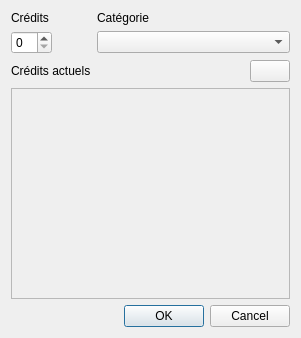
<?xml version="1.0" encoding="UTF-8"?>
<ui version="4.0">
 <class>ChangeCreditsDialog</class>
 <widget class="QDialog" name="ChangeCreditsDialog">
  <property name="geometry">
   <rect>
    <x>0</x>
    <y>0</y>
    <width>301</width>
    <height>338</height>
   </rect>
  </property>
  <property name="windowTitle">
   <string>Dialog</string>
  </property>
  <layout class="QFormLayout" name="formLayout">
   <item row="0" column="0">
    <widget class="QLabel" name="label">
     <property name="text">
      <string>Crédits</string>
     </property>
    </widget>
   </item>
   <item row="0" column="1">
    <widget class="QLabel" name="label_2">
     <property name="text">
      <string>Catégorie</string>
     </property>
    </widget>
   </item>
   <item row="2" column="0">
    <widget class="QSpinBox" name="credits"/>
   </item>
   <item row="2" column="1">
    <widget class="QComboBox" name="categories"/>
   </item>
   <item row="6" column="0">
    <widget class="QLabel" name="label_3">
     <property name="text">
      <string>Crédits actuels</string>
     </property>
    </widget>
   </item>
   <item row="8" column="0" colspan="2">
    <widget class="QTableWidget" name="tableWidget">
     <property name="enabled">
      <bool>false</bool>
     </property>
    </widget>
   </item>
   <item row="10" column="1">
    <widget class="QDialogButtonBox" name="buttonBox">
     <property name="orientation">
      <enum>Qt::Horizontal</enum>
     </property>
     <property name="standardButtons">
      <set>QDialogButtonBox::Cancel|QDialogButtonBox::Ok</set>
     </property>
    </widget>
   </item>
   <item row="6" column="1">
    <layout class="QHBoxLayout" name="horizontalLayout">
     <item>
      <spacer name="horizontalSpacer">
       <property name="orientation">
        <enum>Qt::Horizontal</enum>
       </property>
       <property name="sizeHint" stdset="0">
        <size>
         <width>40</width>
         <height>20</height>
        </size>
       </property>
      </spacer>
     </item>
     <item>
      <widget class="QPushButton" name="addButton">
       <property name="text">
        <string/>
       </property>
       <property name="icon">
        <iconset resource="../icons.qrc">
         <normaloff>:/new/icons/add.png</normaloff>:/new/icons/add.png</iconset>
       </property>
      </widget>
     </item>
    </layout>
   </item>
  </layout>
 </widget>
 <resources>
  <include location="../icons.qrc"/>
 </resources>
 <connections>
  <connection>
   <sender>buttonBox</sender>
   <signal>accepted()</signal>
   <receiver>ChangeCreditsDialog</receiver>
   <slot>accept()</slot>
   <hints>
    <hint type="sourcelabel">
     <x>248</x>
     <y>254</y>
    </hint>
    <hint type="destinationlabel">
     <x>157</x>
     <y>274</y>
    </hint>
   </hints>
  </connection>
  <connection>
   <sender>buttonBox</sender>
   <signal>rejected()</signal>
   <receiver>ChangeCreditsDialog</receiver>
   <slot>reject()</slot>
   <hints>
    <hint type="sourcelabel">
     <x>316</x>
     <y>260</y>
    </hint>
    <hint type="destinationlabel">
     <x>286</x>
     <y>274</y>
    </hint>
   </hints>
  </connection>
  <connection>
   <sender>addButton</sender>
   <signal>clicked()</signal>
   <receiver>ChangeCreditsDialog</receiver>
   <slot>ajouter()</slot>
   <hints>
    <hint type="sourcelabel">
     <x>169</x>
     <y>80</y>
    </hint>
    <hint type="destinationlabel">
     <x>137</x>
     <y>160</y>
    </hint>
   </hints>
  </connection>
 </connections>
 <slots>
  <slot>ajouter()</slot>
 </slots>
</ui>
